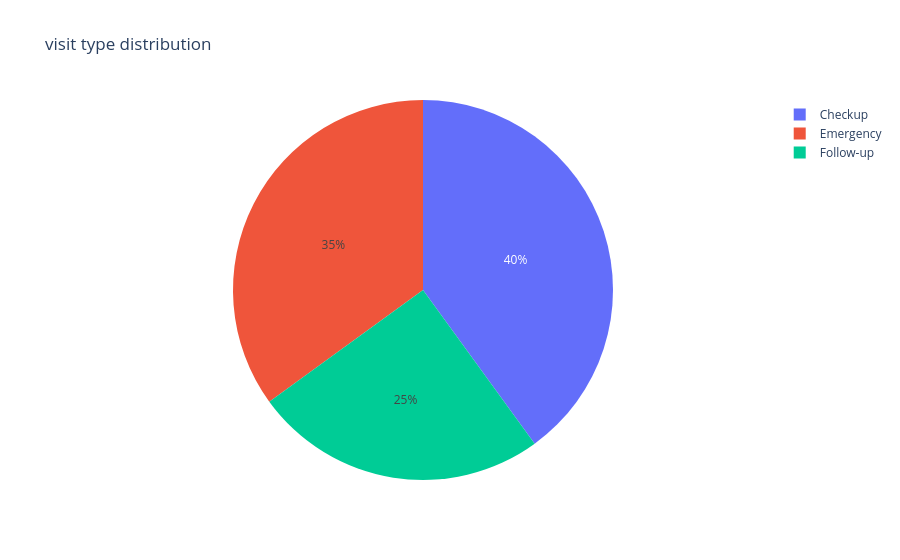

The code cell stored with this chart in its notebook:
### Code cell
px.pie(df, names="VisitType",
             title="visit type distribution")

### Figure 1 — Plotly figure (JSON) as saved in the notebook; plotly's stock layout.template omitted (floating-point values rounded to 4 significant figures)
{"data": [{"domain": {"x": [0, 1], "y": [0, 1]}, "hovertemplate": "VisitType=%{label}<extra></extra>", "labels": ["Checkup", "Emergency", "Checkup", "Emergency", "Follow-up", "Checkup", "Emergency", "Follow-up", "Checkup", "Emergency", "Follow-up", "Checkup", "Emergency", "Checkup", "Follow-up", "Emergency", "Checkup", "Follow-up", "Emergency", "Checkup"], "legendgroup": "", "name": "", "showlegend": true, "type": "pie"}], "layout": {"autosize": true, "legend": {"tracegroupgap": 0}, "title": {"text": "visit type distribution"}}}
